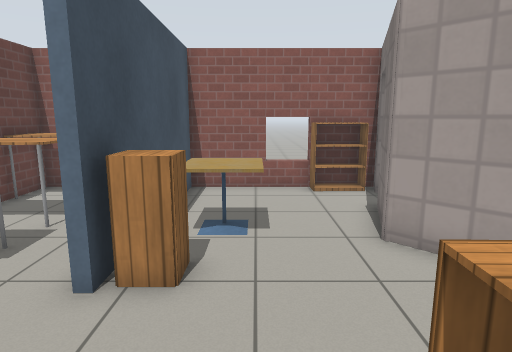
[1] (above)

24 first-person views from a walk through a Gazebo world. The camera is 1.3 m above the floor, tilts 10° down and sees 75° across. Floor lines are 1 m apart. The floor is counted in squares, 0.5 m on a side. Each view is taken from the middle of a square. On the plan, view 1 faces up. The plan holds only what a view shows up to about 20 squares ahead; the rest is blank. The place goes on beyond the plan. The robots in the file are not drawn. Simple patterns stand in for the simulator's built-in surfaces.

[2]
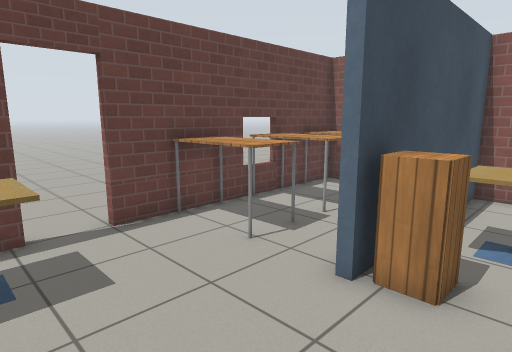

[3]
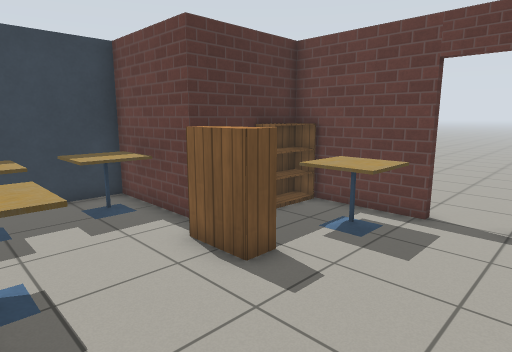

[4]
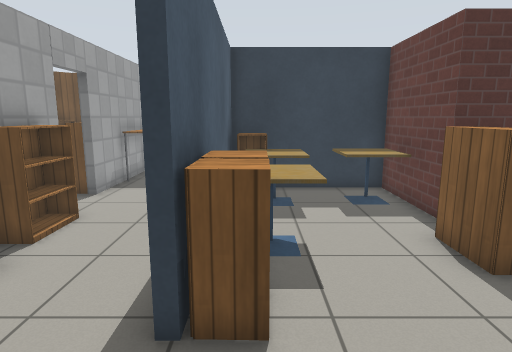

[5]
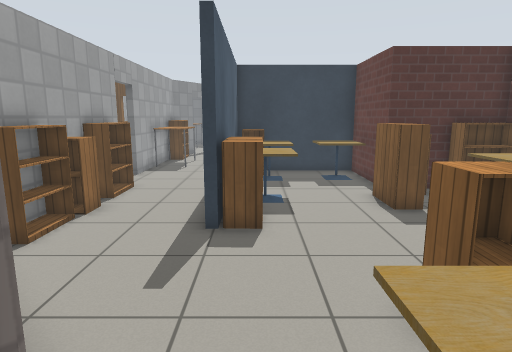

[6]
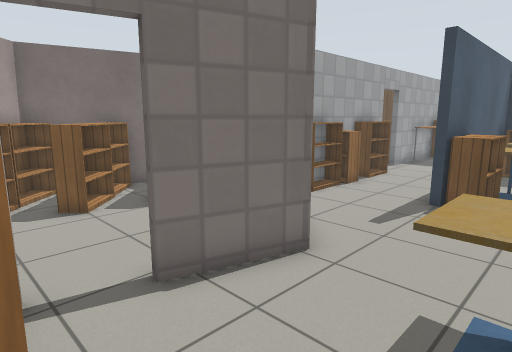

[7]
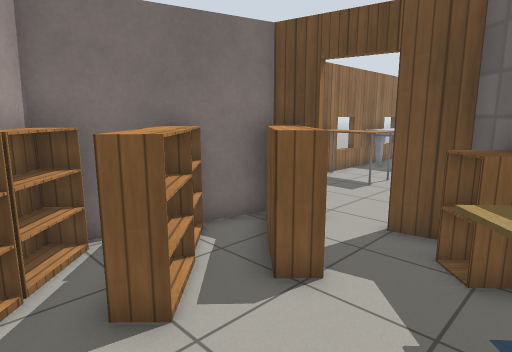

[8]
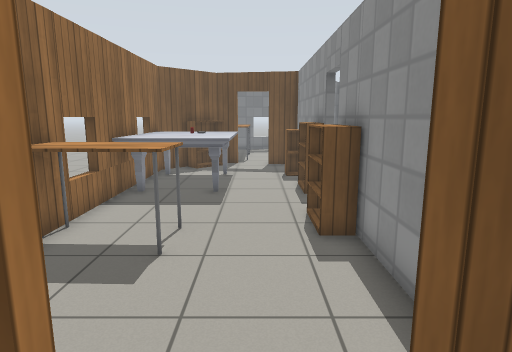

[9]
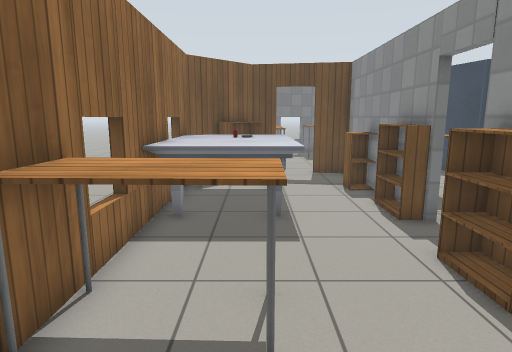

[10]
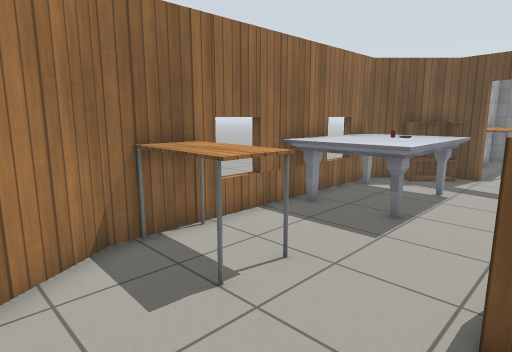

[11]
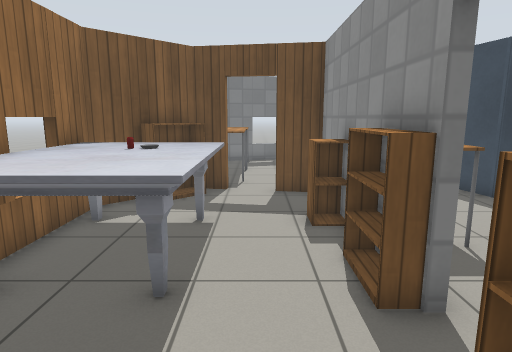

[12]
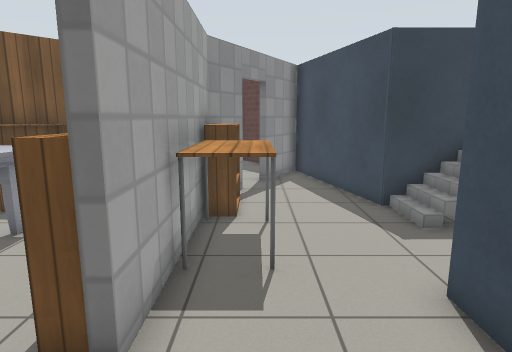

[13]
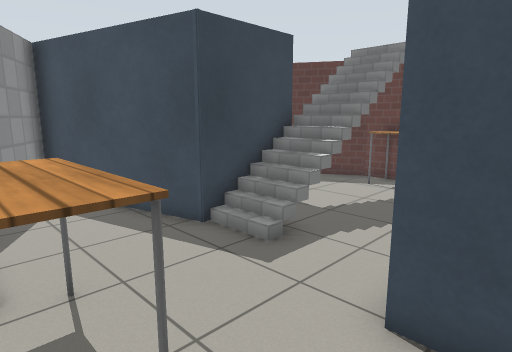

[14]
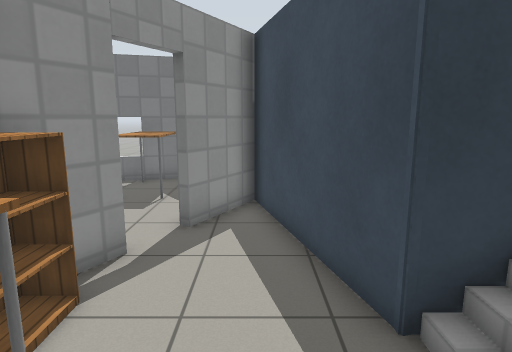

[15]
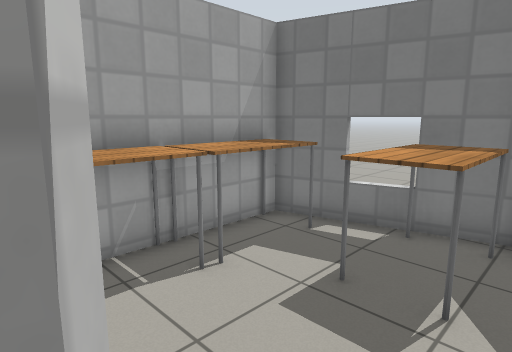

[16]
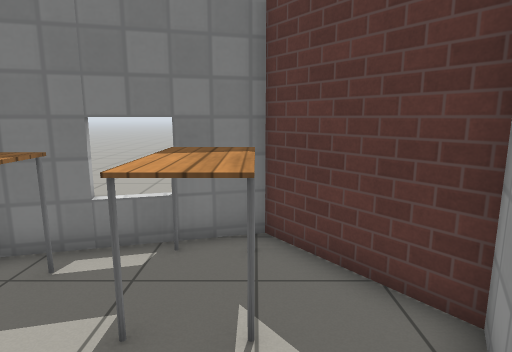

[17]
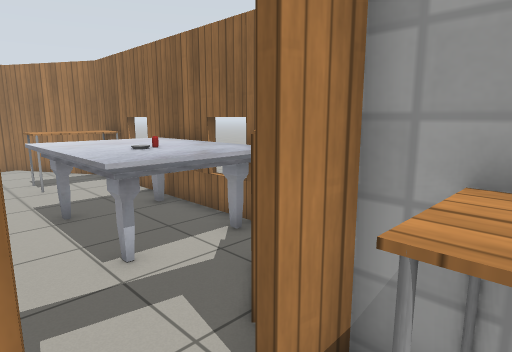

[18]
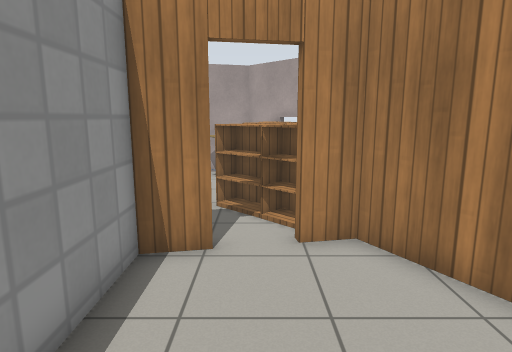

[19]
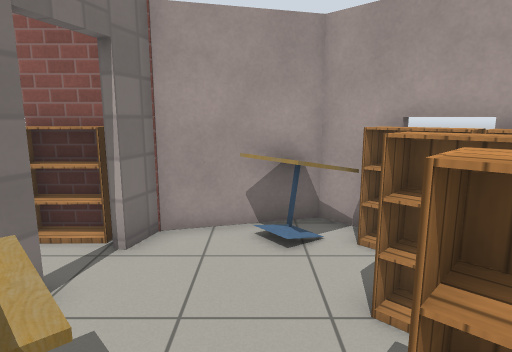

[20]
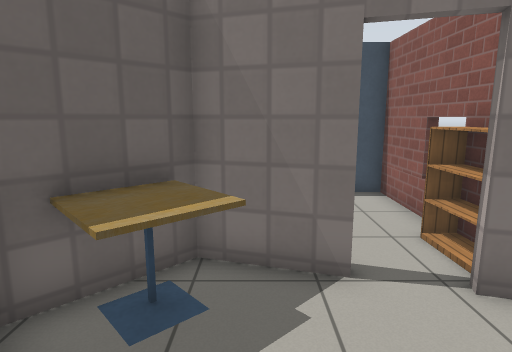

[21]
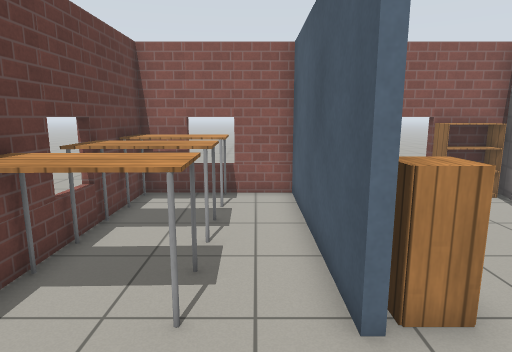

[22]
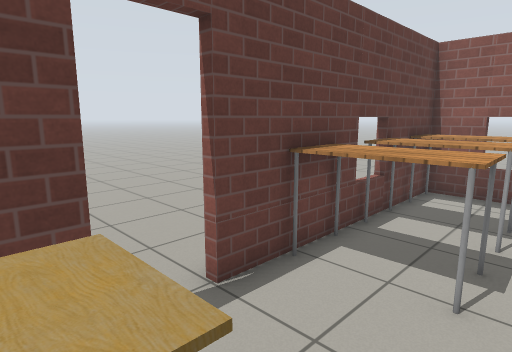

[23]
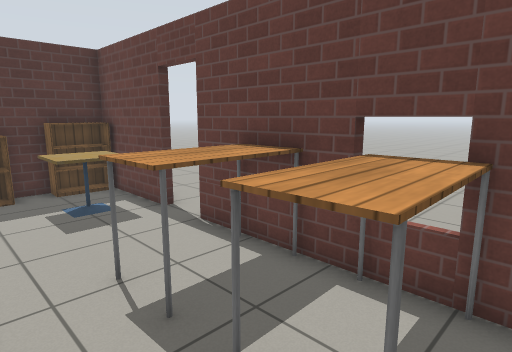

[24]
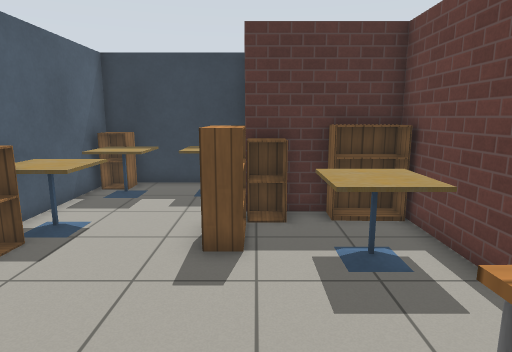

### Floor plan
Points are (right, up) in squares from view 1. A wall is a line through its corners. A room is listed if a view was taken in it or the views show most of it. See-through windows are left out.
Room 1 (views 1, 2, 3, 4, 5, 6, 21, 22, 23, 24)
walls: (-2.7, 8.4) (-2.7, 12.4) (-4.5, 12.4); (4.3, 5.2) (2.7, 6.8) (3.6, 9.6); (-7.9, 1.2) (-7.9, -3) (-4.4, -3); (-3.7, -3.4) (-3.7, -7.2) (1.9, -7.2) (1.9, 1.5); (0.4, 12.8) (0.4, 12.3); (1.6, 12.4) (-2.4, 12.4) (-2.4, 8.4); (-7.9, 11.4) (-7.9, 3); (4.1, 11.4) (4.5, 12.5)
ways out: open door at (4, 10.5) to room 2; opening at (4, 1.3) to room 3; open door at (-8, 2.5)
objects: bookshelf (-7, -3) to (-6, -2); cafe table (-7, -1) to (-5, 1); table (-7, 5) to (-5, 6); table (-7, 8) to (-5, 9); table (-7, 11) to (-5, 12); cabinet (-5, -3) to (-4, -2); bookshelf (-4, -2) to (-3, 0); cafe table (-3, -6) to (-2, -5); cabinet (-2, 5) to (-1, 6); cafe table (-2, 7) to (0, 8); cafe table (0, -6) to (1, -4); cafe table (0, -2) to (1, -1); cabinet (1, -6); cabinet (1, -1) to (1, 0); cabinet (1, 1); bookshelf (2, 12) to (4, 12)
Room 2 (views 7, 8, 19, 20)
walls: (3.9, 9.5) (3.1, 6.9) (6.7, 3.2); (9.8, 3.9) (11.1, 4.2) (12.3, 8.6); (12.6, 9.5) (8.7, 13.4); (6.6, 3.3) (8.1, 3.6); (7.3, 13) (4.8, 12.4) (4.4, 11.3)
ways out: open door at (4, 10.5) to room 1; open door at (9.5, 4) to room 3
objects: cafe table (4, 6) to (6, 8); cabinet (6, 5); cafe table (7, 11) to (8, 13); bookshelf (8, 6) to (9, 7); bookshelf (9, 8) to (10, 9); bookshelf (9, 11) to (10, 12); bookshelf (10, 5) to (11, 6); bookshelf (10, 7) to (11, 8); bookshelf (11, 9) to (12, 10)
Room 3 (views 9, 10, 11, 12, 13, 14, 15, 18)
walls: (6.7, -8.4) (6.7, -9.5); (2.2, -6.2) (2.2, -7.6); (6.4, -1.2) (6.4, 0.9); (6.7, -12.1) (6.7, -13.4) (8.4, -13.6); (10, -13.9) (11.2, -14.1) (13.7, -11.6) (13.7, -0.5) (11.1, 4.1); (1.2, -12.6) (3, -19.4); (5.4, -15.2) (6.5, -13.4); (8.3, 3.3) (6.7, 3.1) (6.7, -1.5); (11.2, 3.9) (9.9, 3.6)
ways out: opening at (4, 1.3) to room 1; open door at (9.5, 4) to room 2; open door at (5, -16) to room 4; open door at (9.5, -14) to room 4; opening at (0.2, -10)
objects: table (5, -11) to (6, -9); bookshelf (6, -13) to (6, -12); bookshelf (6, -3) to (6, -2); cabinet (6, 0); bookshelf (6, 1) to (6, 2); cabinet (7, -10); bookshelf (7, -8) to (7, -6); bookshelf (7, -4) to (7, -2); marble table (10, -11) to (13, -6); bookshelf (11, -13) to (12, -12); other object (11, -9); table (11, -2) to (13, -1); other object (12, -9)
Room 4 (views 16, 17)
walls: (11.1, -18.5) (11.1, -17.4); (11.1, -15.6) (11.1, -14.2); (11.1, -14.4) (9.9, -14.2); (3.9, -18.4) (3.2, -19.7) (5.8, -23.3) (11.1, -21.8) (11.1, -21.4)
ways out: open door at (5, -16) to room 3; open door at (9.5, -14) to room 3
objects: table (6, -22) to (7, -20); table (10, -21) to (11, -19); table (10, -18) to (11, -16)

Where each view was taken, in squares from view 1:
view 1: 0 up, 0 right, facing up
view 2: 0 up, 0 right, facing up-left
view 3: 4 up, 1 right, facing down-left
view 4: 5 up, 1 right, facing down
view 5: 9 up, 1 right, facing down
view 6: 12 up, 1 left, facing down-right
view 7: 11 up, 5 right, facing down-right
view 8: 5 up, 9 right, facing down
view 9: 2 up, 11 right, facing down
view 10: 2 up, 7 right, facing down-right
view 11: 2 down, 9 right, facing down
view 12: 3 down, 5 right, facing down
view 13: 6 down, 6 right, facing down-left
view 14: 9 down, 3 right, facing down
view 15: 15 down, 5 right, facing down-right
view 16: 16 down, 6 right, facing down
view 17: 16 down, 8 right, facing up-right
view 18: 3 down, 9 right, facing up
view 19: 5 up, 7 right, facing up
view 20: 8 up, 9 right, facing left
view 21: 1 up, 4 left, facing up
view 22: 0 up, 4 left, facing up-left
view 23: 10 up, 3 left, facing down-left
view 24: 6 up, 4 left, facing down
